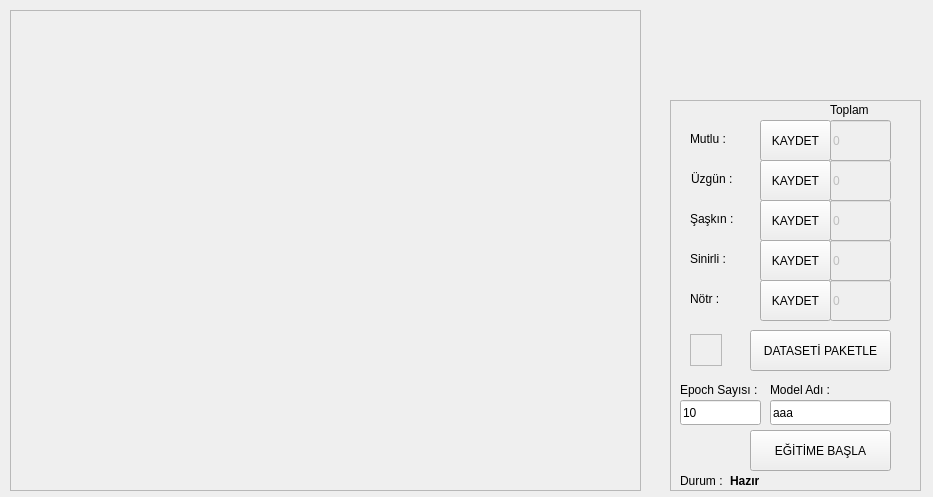
<?xml version="1.0" encoding="UTF-8"?>
<ui version="4.0">
 <class>Form</class>
 <widget class="QWidget" name="Form">
  <property name="windowModality">
   <enum>Qt::WindowModal</enum>
  </property>
  <property name="geometry">
   <rect>
    <x>0</x>
    <y>0</y>
    <width>933</width>
    <height>497</height>
   </rect>
  </property>
  <property name="windowTitle">
   <string>Deep Facial Emotion Detector</string>
  </property>
  <widget class="QFrame" name="frame">
   <property name="geometry">
    <rect>
     <x>10</x>
     <y>10</y>
     <width>631</width>
     <height>481</height>
    </rect>
   </property>
   <property name="frameShape">
    <enum>QFrame::StyledPanel</enum>
   </property>
   <property name="frameShadow">
    <enum>QFrame::Raised</enum>
   </property>
  </widget>
  <widget class="QLineEdit" name="modelAdi">
   <property name="geometry">
    <rect>
     <x>770</x>
     <y>400</y>
     <width>121</width>
     <height>25</height>
    </rect>
   </property>
   <property name="text">
    <string>aaa</string>
   </property>
  </widget>
  <widget class="QLineEdit" name="epochNumber">
   <property name="geometry">
    <rect>
     <x>680</x>
     <y>400</y>
     <width>81</width>
     <height>25</height>
    </rect>
   </property>
   <property name="text">
    <string>10</string>
   </property>
  </widget>
  <widget class="QLabel" name="label_5">
   <property name="geometry">
    <rect>
     <x>830</x>
     <y>100</y>
     <width>61</width>
     <height>20</height>
    </rect>
   </property>
   <property name="text">
    <string>Toplam</string>
   </property>
  </widget>
  <widget class="QLineEdit" name="lineEdit2">
   <property name="enabled">
    <bool>false</bool>
   </property>
   <property name="geometry">
    <rect>
     <x>830</x>
     <y>120</y>
     <width>61</width>
     <height>41</height>
    </rect>
   </property>
   <property name="text">
    <string>0</string>
   </property>
  </widget>
  <widget class="QPushButton" name="btnChange5">
   <property name="geometry">
    <rect>
     <x>760</x>
     <y>240</y>
     <width>71</width>
     <height>41</height>
    </rect>
   </property>
   <property name="text">
    <string>KAYDET</string>
   </property>
  </widget>
  <widget class="QLabel" name="label_2">
   <property name="geometry">
    <rect>
     <x>690</x>
     <y>130</y>
     <width>66</width>
     <height>17</height>
    </rect>
   </property>
   <property name="text">
    <string>Mutlu :</string>
   </property>
  </widget>
  <widget class="QLabel" name="label_7">
   <property name="geometry">
    <rect>
     <x>690</x>
     <y>250</y>
     <width>66</width>
     <height>17</height>
    </rect>
   </property>
   <property name="text">
    <string>Sinirli :</string>
   </property>
  </widget>
  <widget class="QPushButton" name="btnChange4">
   <property name="geometry">
    <rect>
     <x>760</x>
     <y>200</y>
     <width>71</width>
     <height>41</height>
    </rect>
   </property>
   <property name="text">
    <string>KAYDET</string>
   </property>
  </widget>
  <widget class="QFrame" name="frame2">
   <property name="geometry">
    <rect>
     <x>690</x>
     <y>334</y>
     <width>32</width>
     <height>32</height>
    </rect>
   </property>
   <property name="frameShape">
    <enum>QFrame::StyledPanel</enum>
   </property>
   <property name="frameShadow">
    <enum>QFrame::Raised</enum>
   </property>
  </widget>
  <widget class="QLabel" name="label_9">
   <property name="geometry">
    <rect>
     <x>770</x>
     <y>380</y>
     <width>121</width>
     <height>20</height>
    </rect>
   </property>
   <property name="text">
    <string>Model Adı :</string>
   </property>
  </widget>
  <widget class="QPushButton" name="btnChange1">
   <property name="enabled">
    <bool>true</bool>
   </property>
   <property name="geometry">
    <rect>
     <x>760</x>
     <y>280</y>
     <width>71</width>
     <height>41</height>
    </rect>
   </property>
   <property name="text">
    <string>KAYDET</string>
   </property>
  </widget>
  <widget class="QLineEdit" name="lineEdit5">
   <property name="enabled">
    <bool>false</bool>
   </property>
   <property name="geometry">
    <rect>
     <x>830</x>
     <y>240</y>
     <width>61</width>
     <height>41</height>
    </rect>
   </property>
   <property name="text">
    <string>0</string>
   </property>
  </widget>
  <widget class="QLabel" name="labelProcess">
   <property name="geometry">
    <rect>
     <x>730</x>
     <y>471</y>
     <width>191</width>
     <height>20</height>
    </rect>
   </property>
   <property name="font">
    <font>
     <weight>75</weight>
     <bold>true</bold>
    </font>
   </property>
   <property name="autoFillBackground">
    <bool>false</bool>
   </property>
   <property name="text">
    <string>Hazır</string>
   </property>
  </widget>
  <widget class="QLineEdit" name="lineEdit1">
   <property name="enabled">
    <bool>false</bool>
   </property>
   <property name="geometry">
    <rect>
     <x>830</x>
     <y>280</y>
     <width>61</width>
     <height>41</height>
    </rect>
   </property>
   <property name="text">
    <string>0</string>
   </property>
  </widget>
  <widget class="QLabel" name="label_8">
   <property name="geometry">
    <rect>
     <x>680</x>
     <y>380</y>
     <width>81</width>
     <height>20</height>
    </rect>
   </property>
   <property name="text">
    <string>Epoch Sayısı :</string>
   </property>
  </widget>
  <widget class="QPushButton" name="btnChange2">
   <property name="geometry">
    <rect>
     <x>760</x>
     <y>120</y>
     <width>71</width>
     <height>41</height>
    </rect>
   </property>
   <property name="text">
    <string>KAYDET</string>
   </property>
  </widget>
  <widget class="QLabel" name="label_3">
   <property name="geometry">
    <rect>
     <x>690</x>
     <y>290</y>
     <width>66</width>
     <height>17</height>
    </rect>
   </property>
   <property name="text">
    <string>Nötr :</string>
   </property>
  </widget>
  <widget class="QLineEdit" name="lineEdit3">
   <property name="enabled">
    <bool>false</bool>
   </property>
   <property name="geometry">
    <rect>
     <x>830</x>
     <y>160</y>
     <width>61</width>
     <height>41</height>
    </rect>
   </property>
   <property name="text">
    <string>0</string>
   </property>
  </widget>
  <widget class="QLabel" name="label">
   <property name="geometry">
    <rect>
     <x>691</x>
     <y>170</y>
     <width>60</width>
     <height>17</height>
    </rect>
   </property>
   <property name="text">
    <string>Üzgün :</string>
   </property>
  </widget>
  <widget class="QPushButton" name="buttonPaketle">
   <property name="geometry">
    <rect>
     <x>750</x>
     <y>330</y>
     <width>141</width>
     <height>41</height>
    </rect>
   </property>
   <property name="text">
    <string>DATASETİ PAKETLE</string>
   </property>
  </widget>
  <widget class="QLineEdit" name="lineEdit4">
   <property name="enabled">
    <bool>false</bool>
   </property>
   <property name="geometry">
    <rect>
     <x>830</x>
     <y>200</y>
     <width>61</width>
     <height>41</height>
    </rect>
   </property>
   <property name="text">
    <string>0</string>
   </property>
  </widget>
  <widget class="QPushButton" name="buttonEgitimBaslat">
   <property name="geometry">
    <rect>
     <x>750</x>
     <y>430</y>
     <width>141</width>
     <height>41</height>
    </rect>
   </property>
   <property name="text">
    <string>EĞİTİME BAŞLA</string>
   </property>
  </widget>
  <widget class="QLabel" name="label_4">
   <property name="geometry">
    <rect>
     <x>690</x>
     <y>210</y>
     <width>66</width>
     <height>17</height>
    </rect>
   </property>
   <property name="text">
    <string>Şaşkın :</string>
   </property>
  </widget>
  <widget class="QPushButton" name="btnChange3">
   <property name="geometry">
    <rect>
     <x>760</x>
     <y>160</y>
     <width>71</width>
     <height>41</height>
    </rect>
   </property>
   <property name="text">
    <string>KAYDET</string>
   </property>
  </widget>
  <widget class="QLabel" name="label_6">
   <property name="geometry">
    <rect>
     <x>680</x>
     <y>470</y>
     <width>51</width>
     <height>21</height>
    </rect>
   </property>
   <property name="text">
    <string>Durum :</string>
   </property>
  </widget>
  <widget class="QLabel" name="label_10">
   <property name="geometry">
    <rect>
     <x>650</x>
     <y>20</y>
     <width>271</width>
     <height>71</height>
    </rect>
   </property>
   <property name="maximumSize">
    <size>
     <width>99999</width>
     <height>99999</height>
    </size>
   </property>
   <property name="text">
    <string/>
   </property>
   <property name="pixmap">
    <pixmap>GUIandData/torch.png</pixmap>
   </property>
   <property name="scaledContents">
    <bool>true</bool>
   </property>
  </widget>
  <widget class="QLabel" name="duygular">
   <property name="enabled">
    <bool>true</bool>
   </property>
   <property name="geometry">
    <rect>
     <x>670</x>
     <y>100</y>
     <width>251</width>
     <height>391</height>
    </rect>
   </property>
   <property name="autoFillBackground">
    <bool>true</bool>
   </property>
   <property name="frameShape">
    <enum>QFrame::StyledPanel</enum>
   </property>
   <property name="frameShadow">
    <enum>QFrame::Plain</enum>
   </property>
   <property name="text">
    <string/>
   </property>
   <property name="scaledContents">
    <bool>true</bool>
   </property>
  </widget>
  <widget class="QLabel" name="label_11">
   <property name="enabled">
    <bool>true</bool>
   </property>
   <property name="geometry">
    <rect>
     <x>650</x>
     <y>0</y>
     <width>301</width>
     <height>501</height>
    </rect>
   </property>
   <property name="frameShape">
    <enum>QFrame::NoFrame</enum>
   </property>
   <property name="frameShadow">
    <enum>QFrame::Plain</enum>
   </property>
   <property name="text">
    <string/>
   </property>
   <property name="pixmap">
    <pixmap>GUIandData/torchback.png</pixmap>
   </property>
   <property name="scaledContents">
    <bool>true</bool>
   </property>
  </widget>
  <zorder>label_11</zorder>
  <zorder>duygular</zorder>
  <zorder>frame</zorder>
  <zorder>modelAdi</zorder>
  <zorder>epochNumber</zorder>
  <zorder>label_5</zorder>
  <zorder>lineEdit2</zorder>
  <zorder>btnChange5</zorder>
  <zorder>label_2</zorder>
  <zorder>label_7</zorder>
  <zorder>btnChange4</zorder>
  <zorder>frame2</zorder>
  <zorder>label_9</zorder>
  <zorder>btnChange1</zorder>
  <zorder>lineEdit5</zorder>
  <zorder>labelProcess</zorder>
  <zorder>lineEdit1</zorder>
  <zorder>label_8</zorder>
  <zorder>btnChange2</zorder>
  <zorder>label_3</zorder>
  <zorder>lineEdit3</zorder>
  <zorder>label</zorder>
  <zorder>buttonPaketle</zorder>
  <zorder>lineEdit4</zorder>
  <zorder>buttonEgitimBaslat</zorder>
  <zorder>label_4</zorder>
  <zorder>btnChange3</zorder>
  <zorder>label_6</zorder>
  <zorder>label_10</zorder>
 </widget>
 <resources/>
 <connections/>
</ui>
